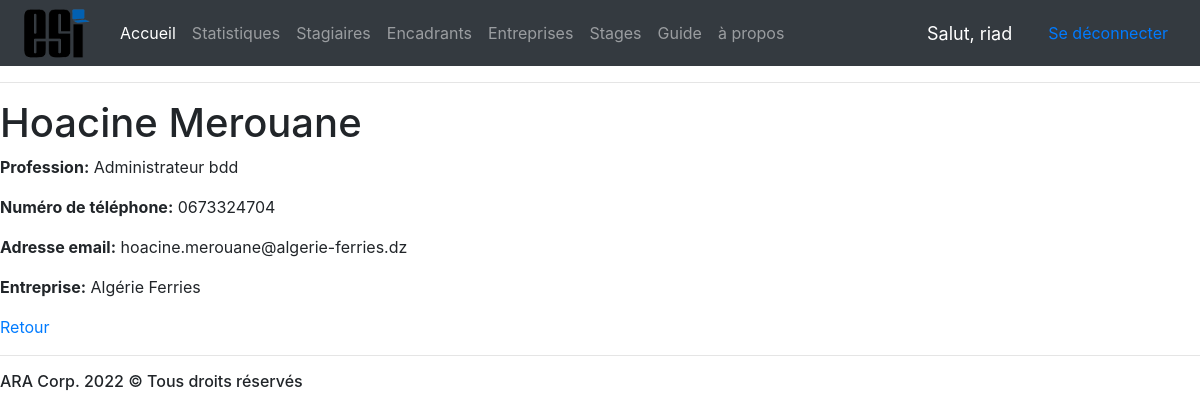
The page /entreprise/promoteur/1 (signed in) on the database its author committed.
### Gestion/models.py (models this page shows, shortened)
class Promoteur(models.Model):
    NomP = models.CharField(max_length=40)
    PrénomP = models.CharField(max_length=50)
    Profession = models.CharField(max_length=50)
    NumeroP = models.CharField(max_length=10)
    EmailP = models.EmailField()
    NumEnt = models.ForeignKey(Entreprise,on_delete=models.CASCADE,null=False)
    NumJury = models.ForeignKey('Jury',on_delete=models.SET_NULL,null=True,blank=True)

class Entreprise(models.Model):
    NomEnt = models.CharField(max_length=50)
    RaisonSociale = models.CharField(max_length=50)
    Adresse = models.CharField(max_length=100)
    def __str__(self):
        return self.NomEnt

### Gestion/views.py (the view)
# urls.py: path('entreprise/promoteur/<str:NumP>',views.afficherPromoteur, name="detailPromoteur"),
def afficherPromoteur(request,NumP):
    p = Promoteur.objects.get(pk=NumP)
    return render(request, 'promoteurs/detail.html', context={'promoteur': p})

### Gestion/templates/promoteurs/detail.html
{% extends 'main.html' %}
{% block content %}
  <h1>{{ promoteur.NomP}} {{promoteur.PrénomP }}</h1>
  <p><strong>Profession:</strong> {{ promoteur.Profession }}</p>
  <p><strong>Numéro de téléphone:</strong> {{ promoteur.NumeroP }}</p>
  <p><strong>Adresse email:</strong> {{ promoteur.EmailP }}</p>
  <p><strong>Entreprise:</strong> {{ promoteur.NumEnt }}</p>
  <a href="{% url 'listePromoteurs' promoteur.NumEnt.pk %}">Retour</a>
{% endblock %}

### Gestion/templates/barreNavigation.html (shortened to what this page needs)
{% load static %}
<nav class="navbar navbar-expand-lg navbar-dark bg-dark">
    <a class="navbar-brand" href="{% url 'accueil' %}"><img src="{% static 'accueil/images/esi.png' %}" style="max-width: 5rem; margin-top: -20px;margin-bottom: -20px;"></a>
    <div class="collapse navbar-collapse" id="navbarNav">
      <ul class="navbar-nav">
        <li class="nav-item active">
          <a class="nav-link" href="{% url 'accueil' %}">Accueil </a>
        </li>
        <li class="nav-item">
          {% now "Y" as annéeCourrante %}
          <a class="nav-link" href="{% url 'stat' année=annéeCourrante %}">Statistiques</a>
        </li>
        <li class="nav-item">
          <a class="nav-link" href="{% url 'listeEtudiants' %}">Stagiaires</a>
        </li>
        <li class="nav-item">
          <a class="nav-link" href="{% url 'listeEncadrants' %}">Encadrants</a>
        </li>
        <li class="nav-item">
          <a class="nav-link" href="{% url 'listeEntreprises' %}">Entreprises</a>
        </li>
        <li class="nav-item">
          <a class="nav-link" href="{% url 'listeStages' %}">Stages</a>
        </li>
        <li class="nav-item">
          <a class="nav-link" href="{% url 'guide' %}">Guide</a>
        </li>
        <li class="nav-item">
          <a class="nav-link" href="{% url 'nous' %}">à propos</a>
        </li>
      </ul>
    </div>
    <span class="deconnecter">Salut, {{request.user}}</span>
    <span><a class="nav-link" href="{% url 'logout' %}" >Se déconnecter</a></span>
  </nav>

### Gestion/templates/barreNavigation.html (style rules this page uses)
.deconnecter { font-size: 18px; color: #fff; margin-right: 20px; }

### rows shown on the page
Promoteur: NomP "Hoacine", PrénomP "Merouane", Profession "Administrateur bdd", NumeroP "0673324704", EmailP "hoacine.merouane@algerie-ferries.dz", NumEnt "Algérie Ferries"

### other values the page prints
{{ request.user }} "riad"
